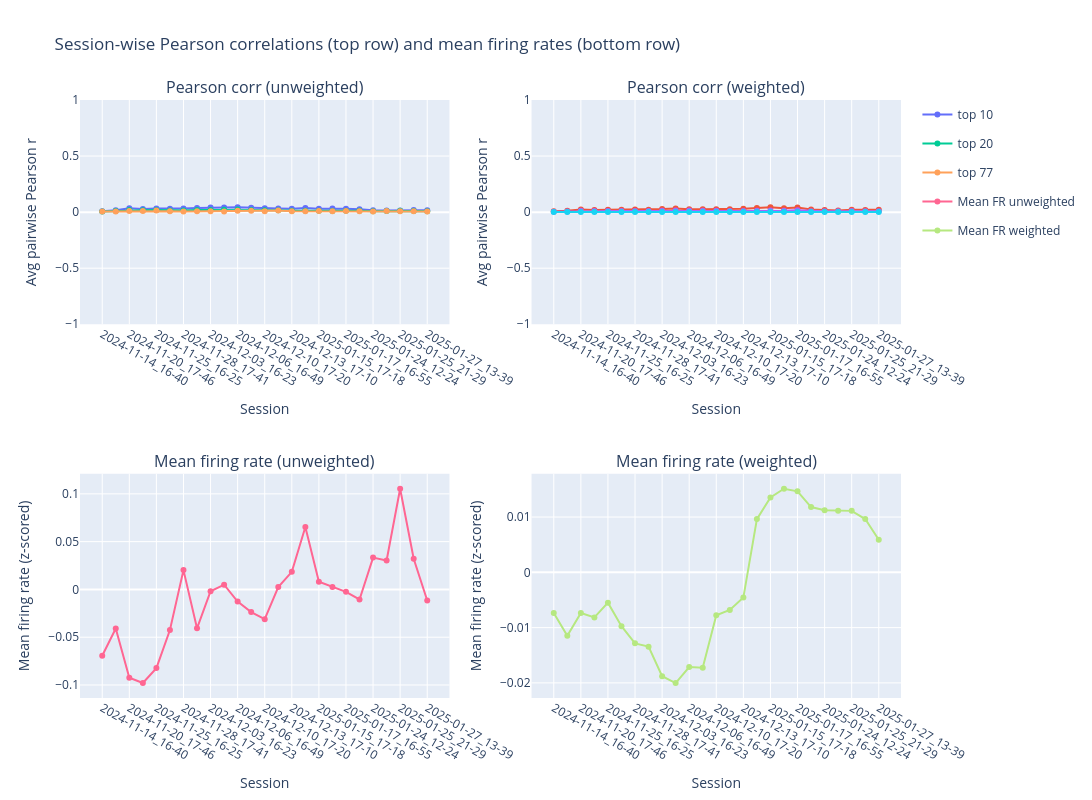

Source (notebook cell):
### Code cell
top_ns = [10, 20, 77]
fr_used = fr_z_all_sess.copy()

# 2x2 layout: correlations on first row, firing rates on second row
fig = make_subplots(
    rows=2,
    cols=2,
    subplot_titles=(
        "Pearson corr (unweighted)", "Pearson corr (weighted)",
        "Mean firing rate (unweighted)", "Mean firing rate (weighted)"
    ),
    shared_yaxes=False,
)

weights = ensambles["Assembly012"]
try:
    weights.index = [f"Unit{int(i)+1:04d}" for i in weights.index]  # align to FR column naming
except Exception as e:
    print(f"Error setting weights index: {e}")



# pearson correlations for single neurons weighted and unweightes
for top_n in top_ns:
    top_n_neurons = neurons_ordered[-top_n:]
    rows_unw, rows_w = [], []

    for session_id in session_ids_all:
        neuron_data_session = fr_used.xs(session_id, level=2)

        unit_cols = [
            c for c in neuron_data_session.columns
            if isinstance(c, str) and c.startswith("Unit")
        ]
        neuron_data_session = neuron_data_session[unit_cols]

        top_unit_cols = [
            f"Unit{i+1:04d}" for i in top_n_neurons
            if f"Unit{i+1:04d}" in neuron_data_session.columns
        ]

        neuron_data_top = neuron_data_session[top_unit_cols]

        corr_unw = neuron_data_top.corr(method="pearson")
        rows_unw.append((session_id, mean_offdiag_corr(corr_unw)))

        w = weights.loc[top_unit_cols]
        neuron_data_top_w = neuron_data_top.mul(w, axis=1)
        corr_w = neuron_data_top_w.corr(method="pearson")
        rows_w.append((session_id, mean_offdiag_corr(corr_w)))

    df_unw = pd.DataFrame(rows_unw, columns=["session_id", "avg_corr"])
    df_w = pd.DataFrame(rows_w, columns=["session_id", "avg_corr"])

    fig.add_trace(
        go.Scatter(
            x=df_unw["session_id"],
            y=df_unw["avg_corr"],
            mode="lines+markers",
            name=f"top {top_n}",
            legendgroup=f"top{top_n}",
        ),
        row=1,
        col=1,
    )

    fig.add_trace(
        go.Scatter(
            x=df_w["session_id"],
            y=df_w["avg_corr"],
            mode="lines+markers",
            name=f"top {top_n}",
            legendgroup=f"top{top_n}",
            showlegend=False,  # avoid duplicated legend entries
        ),
        row=1,
        col=2,
    )


# mean fr
fr_units = fr_used.loc[:, fr_used.columns.str.startswith("Unit")]
# fr_units = fr.loc[:, fr.columns.str.startswith("Unit")]
fr_units = fr_units[fr_units.index.get_level_values(2) != 10]

w_all = ensambles["Assembly012"].copy()
w_all = w_all.reindex(fr_units.columns)
fr_units_weighted = fr_units.mul(w_all, axis=1)

session_means_unweighted = (
    fr_units
    .groupby(level=2)
    .mean()
    .mean(axis=1)
)

session_means_weighted = (
    fr_units_weighted
    .groupby(level=2)
    .mean()
    .mean(axis=1)
)

fig.add_scatter(
    x=session_means_unweighted.index,
    y=session_means_unweighted.values,
    mode="lines+markers",
    name="Mean FR unweighted",
    row=2,
    col=1,
)

fig.add_scatter(
    x=session_means_weighted.index,
    y=session_means_weighted.values,
    mode="lines+markers",
    name="Mean FR weighted",
    row=2,
    col=2,
)


fig.update_layout(
    title="Session-wise Pearson correlations (top row) and mean firing rates (bottom row)",
    width=1200,
    height=800,
)

fig.update_xaxes(title_text="Session", row=1, col=1)
fig.update_xaxes(title_text="Session", row=1, col=2)
fig.update_xaxes(title_text="Session", row=2, col=1)
fig.update_xaxes(title_text="Session", row=2, col=2)

fig.update_yaxes(title_text="Avg pairwise Pearson r", row=1, col=1)
fig.update_yaxes(title_text="Avg pairwise Pearson r", row=1, col=2)
fig.update_yaxes(title_text="Mean firing rate (z-scored)", row=2, col=1)
fig.update_yaxes(title_text="Mean firing rate (z-scored)", row=2, col=2)

fig.update_yaxes(range=[-1, 1], row=1, col=1)
fig.update_yaxes(range=[-1, 1], row=1, col=2)

fig.show()

### Figure 1 — Plotly figure (JSON) as saved in the notebook; plotly's stock layout.template omitted (floating-point values rounded to 4 significant figures)
{"data": [{"legendgroup": "top10", "mode": "lines+markers", "name": "top 10", "type": "scatter", "x": ["2024-11-14_16-40", "2024-11-15_15-48", "2024-11-20_17-46", "2024-11-21_17-22", "2024-11-25_16-25", "2024-11-26_16-39", "2024-11-28_17-41", "2024-12-02_16-09", "2024-12-03_16-23", "2024-12-04_18-06", "2024-12-06_16-49", "2024-12-09_17-45", "2024-12-10_17-20", "2024-12-12_16-13", "2024-12-13_17-10", "2025-01-14_18-08", "2025-01-15_17-18", "2025-01-16_17-47", "2025-01-17_16-55", "2025-01-23_16-48", "2025-01-24_12-24", "2025-01-24_19-37", "2025-01-25_21-29", "2025-01-26_21-48", "2025-01-27_13-39"], "xaxis": "x", "y": [0.007268, 0.01571, 0.03354, 0.0285, 0.03191, 0.03026, 0.03275, 0.03674, 0.04147, 0.04192, 0.04398, 0.03828, 0.03567, 0.0321, 0.03063, 0.03621, 0.02943, 0.0316, 0.02924, 0.02482, 0.01578, 0.01516, 0.01552, 0.01901, 0.01695], "yaxis": "y"}, {"legendgroup": "top10", "mode": "lines+markers", "name": "top 10", "showlegend": false, "type": "scatter", "x": ["2024-11-14_16-40", "2024-11-15_15-48", "2024-11-20_17-46", "2024-11-21_17-22", "2024-11-25_16-25", "2024-11-26_16-39", "2024-11-28_17-41", "2024-12-02_16-09", "2024-12-03_16-23", "2024-12-04_18-06", "2024-12-06_16-49", "2024-12-09_17-45", "2024-12-10_17-20", "2024-12-12_16-13", "2024-12-13_17-10", "2025-01-14_18-08", "2025-01-15_17-18", "2025-01-16_17-47", "2025-01-17_16-55", "2025-01-23_16-48", "2025-01-24_12-24", "2025-01-24_19-37", "2025-01-25_21-29", "2025-01-26_21-48", "2025-01-27_13-39"], "xaxis": "x2", "y": [0.008911, 0.01191, 0.02369, 0.01848, 0.02086, 0.02178, 0.02342, 0.02027, 0.02717, 0.03165, 0.02483, 0.02501, 0.02675, 0.02498, 0.03045, 0.03732, 0.04256, 0.03494, 0.04158, 0.02355, 0.01935, 0.01558, 0.02149, 0.0192, 0.0217], "yaxis": "y2"}, {"legendgroup": "top20", "mode": "lines+markers", "name": "top 20", "type": "scatter", "x": ["2024-11-14_16-40", "2024-11-15_15-48", "2024-11-20_17-46", "2024-11-21_17-22", "2024-11-25_16-25", "2024-11-26_16-39", "2024-11-28_17-41", "2024-12-02_16-09", "2024-12-03_16-23", "2024-12-04_18-06", "2024-12-06_16-49", "2024-12-09_17-45", "2024-12-10_17-20", "2024-12-12_16-13", "2024-12-13_17-10", "2025-01-14_18-08", "2025-01-15_17-18", "2025-01-16_17-47", "2025-01-17_16-55", "2025-01-23_16-48", "2025-01-24_12-24", "2025-01-24_19-37", "2025-01-25_21-29", "2025-01-26_21-48", "2025-01-27_13-39"], "xaxis": "x", "y": [0.004876, 0.009347, 0.01855, 0.01624, 0.01946, 0.01535, 0.01426, 0.01862, 0.01854, 0.02016, 0.02273, 0.01798, 0.01587, 0.01637, 0.01161, 0.01264, 0.0133, 0.01054, 0.01328, 0.01172, 0.007741, 0.009797, 0.01128, 0.01105, 0.00816], "yaxis": "y"}, {"legendgroup": "top20", "mode": "lines+markers", "name": "top 20", "showlegend": false, "type": "scatter", "x": ["2024-11-14_16-40", "2024-11-15_15-48", "2024-11-20_17-46", "2024-11-21_17-22", "2024-11-25_16-25", "2024-11-26_16-39", "2024-11-28_17-41", "2024-12-02_16-09", "2024-12-03_16-23", "2024-12-04_18-06", "2024-12-06_16-49", "2024-12-09_17-45", "2024-12-10_17-20", "2024-12-12_16-13", "2024-12-13_17-10", "2025-01-14_18-08", "2025-01-15_17-18", "2025-01-16_17-47", "2025-01-17_16-55", "2025-01-23_16-48", "2025-01-24_12-24", "2025-01-24_19-37", "2025-01-25_21-29", "2025-01-26_21-48", "2025-01-27_13-39"], "xaxis": "x2", "y": [0.003076, 0.004874, 0.01154, 0.0102, 0.01103, 0.01098, 0.01102, 0.01082, 0.01308, 0.01488, 0.01389, 0.01147, 0.01254, 0.0103, 0.009739, 0.01183, 0.01538, 0.01173, 0.01622, 0.008625, 0.007409, 0.007032, 0.009642, 0.008245, 0.007623], "yaxis": "y2"}, {"legendgroup": "top77", "mode": "lines+markers", "name": "top 77", "type": "scatter", "x": ["2024-11-14_16-40", "2024-11-15_15-48", "2024-11-20_17-46", "2024-11-21_17-22", "2024-11-25_16-25", "2024-11-26_16-39", "2024-11-28_17-41", "2024-12-02_16-09", "2024-12-03_16-23", "2024-12-04_18-06", "2024-12-06_16-49", "2024-12-09_17-45", "2024-12-10_17-20", "2024-12-12_16-13", "2024-12-13_17-10", "2025-01-14_18-08", "2025-01-15_17-18", "2025-01-16_17-47", "2025-01-17_16-55", "2025-01-23_16-48", "2025-01-24_12-24", "2025-01-24_19-37", "2025-01-25_21-29", "2025-01-26_21-48", "2025-01-27_13-39"], "xaxis": "x", "y": [0.004827, 0.005657, 0.00929, 0.008931, 0.01469, 0.008804, 0.006216, 0.007237, 0.006974, 0.006532, 0.0122, 0.01319, 0.008155, 0.01464, 0.006998, 0.006823, 0.009472, 0.007205, 0.01048, 0.006783, 0.005118, 0.009026, 0.008429, 0.007013, 0.005504], "yaxis": "y"}, {"legendgroup": "top77", "mode": "lines+markers", "name": "top 77", "showlegend": false, "type": "scatter", "x": ["2024-11-14_16-40", "2024-11-15_15-48", "2024-11-20_17-46", "2024-11-21_17-22", "2024-11-25_16-25", "2024-11-26_16-39", "2024-11-28_17-41", "2024-12-02_16-09", "2024-12-03_16-23", "2024-12-04_18-06", "2024-12-06_16-49", "2024-12-09_17-45", "2024-12-10_17-20", "2024-12-12_16-13", "2024-12-13_17-10", "2025-01-14_18-08", "2025-01-15_17-18", "2025-01-16_17-47", "2025-01-17_16-55", "2025-01-23_16-48", "2025-01-24_12-24", "2025-01-24_19-37", "2025-01-25_21-29", "2025-01-26_21-48", "2025-01-27_13-39"], "xaxis": "x2", "y": [0.00119, 0.001435, 0.002208, 0.001962, 0.002197, 0.001973, 0.001827, 0.00143, 0.001488, 0.001741, 0.001676, 0.001577, 0.001781, 0.001602, 0.0013, 0.001036, 0.001746, 0.001222, 0.001687, 0.001362, 0.001438, 0.002071, 0.002021, 0.001536, 0.001048], "yaxis": "y2"}, {"mode": "lines+markers", "name": "Mean FR unweighted", "type": "scatter", "x": ["2024-11-14_16-40", "2024-11-15_15-48", "2024-11-20_17-46", "2024-11-21_17-22", "2024-11-25_16-25", "2024-11-26_16-39", "2024-11-28_17-41", "2024-12-02_16-09", "2024-12-03_16-23", "2024-12-04_18-06", "2024-12-06_16-49", "2024-12-09_17-45", "2024-12-10_17-20", "2024-12-12_16-13", "2024-12-13_17-10", "2025-01-14_18-08", "2025-01-15_17-18", "2025-01-16_17-47", "2025-01-17_16-55", "2025-01-23_16-48", "2025-01-24_12-24", "2025-01-24_19-37", "2025-01-25_21-29", "2025-01-26_21-48", "2025-01-27_13-39"], "xaxis": "x3", "y": [-0.06934, -0.04088, -0.09236, -0.09792, -0.0823, -0.04244, 0.02021, -0.04068, -0.001909, 0.004989, -0.01274, -0.02368, -0.03112, 0.002505, 0.01843, 0.06538, 0.008112, 0.002658, -0.002501, -0.01053, 0.0333, 0.03025, 0.1054, 0.03211, -0.01152], "yaxis": "y3"}, {"mode": "lines+markers", "name": "Mean FR weighted", "type": "scatter", "x": ["2024-11-14_16-40", "2024-11-15_15-48", "2024-11-20_17-46", "2024-11-21_17-22", "2024-11-25_16-25", "2024-11-26_16-39", "2024-11-28_17-41", "2024-12-02_16-09", "2024-12-03_16-23", "2024-12-04_18-06", "2024-12-06_16-49", "2024-12-09_17-45", "2024-12-10_17-20", "2024-12-12_16-13", "2024-12-13_17-10", "2025-01-14_18-08", "2025-01-15_17-18", "2025-01-16_17-47", "2025-01-17_16-55", "2025-01-23_16-48", "2025-01-24_12-24", "2025-01-24_19-37", "2025-01-25_21-29", "2025-01-26_21-48", "2025-01-27_13-39"], "xaxis": "x4", "y": [-0.007371, -0.01149, -0.007349, -0.008163, -0.005491, -0.009735, -0.01285, -0.01344, -0.0188, -0.02003, -0.01714, -0.01726, -0.007774, -0.006794, -0.004568, 0.00963, 0.01356, 0.01513, 0.01465, 0.0118, 0.01125, 0.01114, 0.01112, 0.009644, 0.005906], "yaxis": "y4"}], "layout": {"annotations": [{"font": {"size": 16}, "showarrow": false, "text": "Pearson corr (unweighted)", "x": 0.225, "xanchor": "center", "xref": "paper", "y": 1, "yanchor": "bottom", "yref": "paper"}, {"font": {"size": 16}, "showarrow": false, "text": "Pearson corr (weighted)", "x": 0.775, "xanchor": "center", "xref": "paper", "y": 1, "yanchor": "bottom", "yref": "paper"}, {"font": {"size": 16}, "showarrow": false, "text": "Mean firing rate (unweighted)", "x": 0.225, "xanchor": "center", "xref": "paper", "y": 0.375, "yanchor": "bottom", "yref": "paper"}, {"font": {"size": 16}, "showarrow": false, "text": "Mean firing rate (weighted)", "x": 0.775, "xanchor": "center", "xref": "paper", "y": 0.375, "yanchor": "bottom", "yref": "paper"}], "height": 800, "title": {"text": "Session-wise Pearson correlations (top row) and mean firing rates (bottom row)"}, "width": 1200, "xaxis": {"anchor": "y", "domain": [0, 0.45], "title": {"text": "Session"}}, "xaxis2": {"anchor": "y2", "domain": [0.55, 1], "title": {"text": "Session"}}, "xaxis3": {"anchor": "y3", "domain": [0, 0.45], "title": {"text": "Session"}}, "xaxis4": {"anchor": "y4", "domain": [0.55, 1], "title": {"text": "Session"}}, "yaxis": {"anchor": "x", "domain": [0.625, 1], "range": [-1, 1], "title": {"text": "Avg pairwise Pearson r"}}, "yaxis2": {"anchor": "x2", "domain": [0.625, 1], "range": [-1, 1], "title": {"text": "Avg pairwise Pearson r"}}, "yaxis3": {"anchor": "x3", "domain": [0, 0.375], "title": {"text": "Mean firing rate (z-scored)"}}, "yaxis4": {"anchor": "x4", "domain": [0, 0.375], "title": {"text": "Mean firing rate (z-scored)"}}}}
